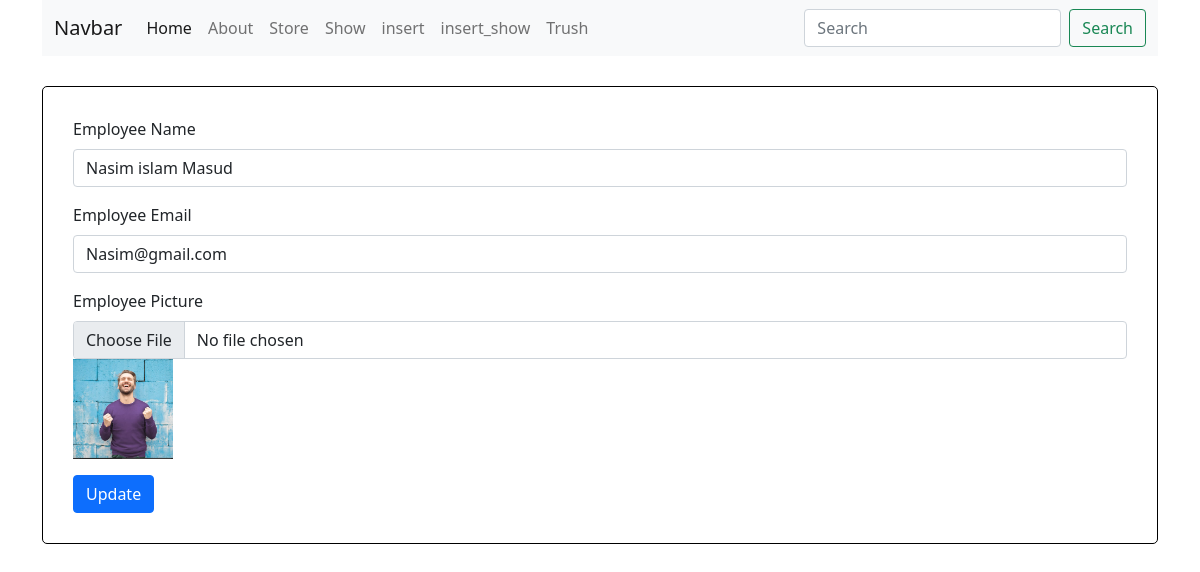
The page /emp_edit/2 on the database its author committed.
### website/models.py (models this page shows)
class employee_info(models.Model):
    emp_name = models.CharField(max_length=20)
    emp_email = models.EmailField()
    emp_pic = models.ImageField(upload_to='employee/',blank=True,null=True)
    is_delete = models.BooleanField(default=False)

### website/views.py (the view)
# urls.py: path('emp_edit/<int:id>',views.emp_edit, name="emp_edit"),
def emp_edit(request, id):
    emp_info = employee_info.objects.filter(id=id)
    return render(request, 'emp_edit.html', {'emp_info': emp_info})

### templates/emp_edit.html (shortened to what this page needs)
{% extends "base.html" %}
{% load static %}
{% block content %}
<div class="insert_form" style="border: 1px solid black; padding: 30px; margin-top: 30px; border-radius: 5px;">
  {% for i in emp_info %}
<form action="{% url 'emp_update' i.id %}" method="POST" enctype="multipart/form-data">
    <div class="mb-3">
      <label for="exampleInputNAME" class="form-label">Employee Name</label>
      <input type="text" class="form-control" name="emp_name" value="{{ i.emp_name }}" id="exampleInputNAME" aria-describedby="nameHelp">
    </div>
    <div class="mb-3">
      <label for="exampleInputEmail1" class="form-label">Employee Email</label>
      <input type="email" class="form-control" name="emp_email" value="{{ i.emp_email }}" id="exampleInputEmail1" aria-describedby="emailHelp">
    </div>
    <div class="mb-3">
      <label for="exampleInputPIC" class="form-label">Employee Picture</label>
      <input type="file" class="form-control" name="emp_pic" id="exampleInputPIC" aria-describedby="picHelp">
      <img src="/media/{{ i.emp_pic }}" alt="Bangladesh" style="width: 100px; height: 100px">
    </div>
    <button type="submit" class="btn btn-primary">Update</button>
  </form>
  {% endfor %}
</div>
{% endblock %}

### static/css/style.css (style rules this page uses)
.insert_form { border: 1px solid black; padding: 30px; }

### rows shown on the page
employee_info: emp_name "Nasim islam Masud", emp_email "Nasim@gmail.com", emp_pic (picture)
